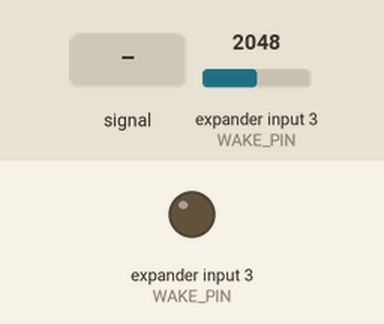
Recording of a sketch running on a simulated ESP32. Shown: output pins drawn as LEDs (lit = HIGH). Dashed ring = blinking. The test bench sets the inputs (shaded band); at power-on: expander input 3 (WAKE_PIN) = 2048. What the sketch prints to the serial monitor is not drawn.

Above: at 1.2 s.
1.3 s: expander input 3 (WAKE_PIN) fed a 200 Hz sine of ±327 counts around its level
At 1.4 s:
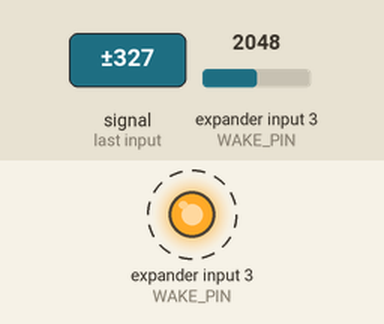
Timing chart, 0 to 10.3 s (numbered marks = the images above; inputs shaded):
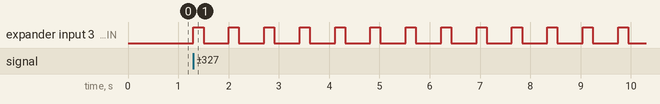

The sketch:

triggerCode.ino
```cpp
const int SIG_PIN  = 99;   // detector output (placeholder)
const int WAKE_PIN = 99;   // turns on the PI stage (placeholder)

const float THRESHOLD = 40;     // mV away from baseline that counts as metal
const int   PI_ON_MS  = 200;    // how long the PI stage stays on
const int   COOLDOWN  = 500;    // ms before it can trigger again

float baseline;
unsigned long lastTrigger = 0;

// take 16 samples and average (eliminate some of the noise)
float readMv() {
  long sum = 0;
  for (int i = 0; i < 16; i++) {
    sum += analogReadMilliVolts(SIG_PIN);
  }
  return sum / 16.0;
}

void setup() {
  Serial.begin(115200);
  pinMode(WAKE_PIN, OUTPUT);

  // sets adc range to 0-3.1V
  analogSetPinAttenuation(SIG_PIN, ADC_11db);

  // set the baseline with the coil in the air
  baseline = readMv();
}

void loop() {
  float v = readMv();

  if (fabs(v - baseline) > THRESHOLD) { // get absolute value
    if (millis() - lastTrigger > COOLDOWN) { // debounce (had bad experiences without it)
      digitalWrite(WAKE_PIN, HIGH);
      delay(PI_ON_MS);
      digitalWrite(WAKE_PIN, LOW);
      lastTrigger = millis();
    }
  } else {
    baseline += 0.002 * (v - baseline);   // account for drift that might happen. We can eliminate this if need
  }

  Serial.println(v);
  delay(5);
}
```

Measured:
- after the input at 1.3 s, expander input 3 (WAKE_PIN): alternates HIGH for 0.20 s and LOW for 0.50 s, starting at once
